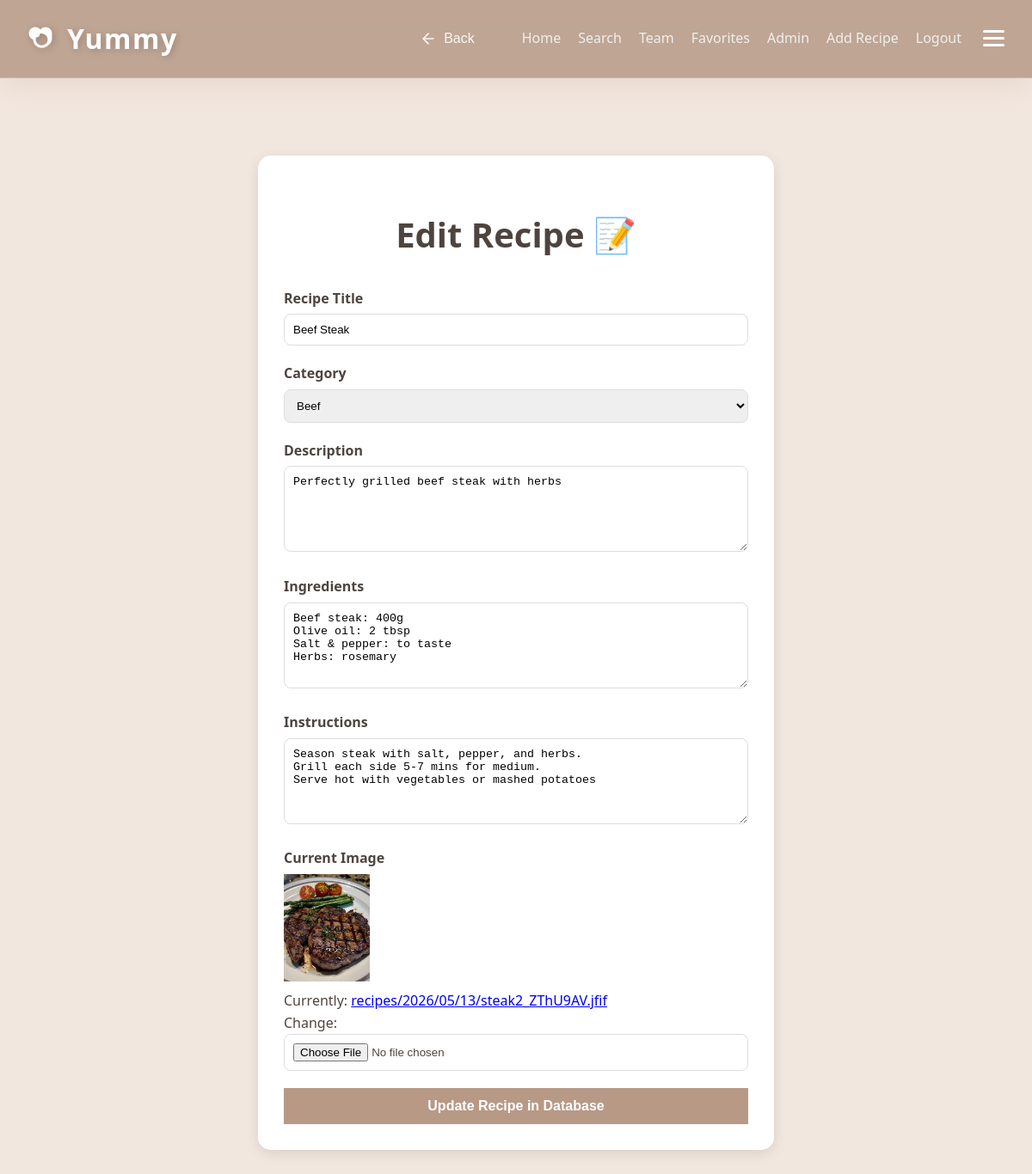
The app's page /edit-recipe/50/ (signed in) with its own data.
### recipes/models.py (models this page shows, shortened)
class Recipe(models.Model):
    DIET_CHOICES = [
        ('all', 'General / Non-Specific'),
        ('keto', 'Keto Friendly'),
        ('vegan', 'Vegan / Vegetarian'),
        ('protein', 'High Protein'),
        ('gluten-free', 'Gluten-Free'),
    ]
    title = models.CharField(max_length=200, verbose_name="Recipe Title")
    slug = models.SlugField(unique=True, blank=True, null=True)
    description = models.TextField(help_text="Briefly describe the dish")
    ingredients = models.TextField(help_text="Separate ingredients with a comma or new line")
    instructions = models.TextField()
    image = models.ImageField(upload_to='recipes/%Y/%m/%d/', default='default_recipe.jpg')
    category = models.ForeignKey(Category, on_delete=models.SET_NULL, null=True, related_name='recipes')
    author = models.ForeignKey(User, on_delete=models.CASCADE, related_name='my_recipes')
    diet_type = models.CharField(max_length=20, choices=DIET_CHOICES, default='all',null=True,blank=True)
    prep_time = models.PositiveIntegerField(default=30, help_text="Preparation time in minutes",null=True,blank=True)
    calories = models.PositiveIntegerField(default=500, help_text="Calories per serving",null=True,blank=True)
    created_at = models.DateTimeField(auto_now_add=True)
    updated_at = models.DateTimeField(auto_now=True)
    class Meta:
        ordering = ['-created_at']
        verbose_name = "Recipe"
        verbose_name_plural = "Recipes"

### recipes/views.py (the view)
# urls.py: path("edit-recipe/<int:id>/", views.edit_recipe, name="edit_recipe"),
@login_required(login_url="login")
def edit_recipe(request, id):
    recipe = get_object_or_404(Recipe, id=id)
    if request.method == 'POST':
        form = RecipeForm(request.POST, request.FILES, instance=recipe)
        if form.is_valid():
            form.save()
            return redirect('admin_recipe')
    else:
        form = RecipeForm(instance=recipe)
    return render(request, 'recipes/admin/edit-recipe.html', {'form': form, 'recipe': recipe})

### recipes/models.py (called while the page is built)
    def __str__(self):
        return self.name

### recipes/templates/recipes/admin/edit-recipe.html (shortened to what this page needs)
{% load static %}
<!DOCTYPE html>
<html lang="en">
<head>
    <link rel="stylesheet" href="{% static 'css/style.css' %}">
</head>
<body>
    <div id="navbar">
                <nav class="main-nav">
            <div class="nav-left">
                <a href="{% url 'home' %}" class="logo" style="text-decoration: none;">
                    Yummy
                </a>
            </div>
            <div class="nav-right">
                <button class="nav-back-btn" onclick="window.history.back()" aria-label="Go Back">
                    <svg width="20" height="20" viewBox="0 0 24 24" fill="none" stroke="currentColor" stroke-width="2" stroke-linecap="round" stroke-linejoin="round">
                        <line x1="19" y1="12" x2="5" y2="12"></line>
                        <polyline points="12 19 5 12 12 5"></polyline>
                    </svg>
                    <span>Back</span>
                </button>
                <ul class="nav-links">
                    <li><a href="{% url 'home' %}">Home</a></li>
                    <li><a href="{% url 'search' %}">Search</a></li>
                    <li><a href="{% url 'cover' %}">Team</a></li>
                    {% if user.is_authenticated %}
                        <li><a href="{% url 'favorites' %}">Favorites</a></li>
                        {% if user.is_staff %}
                            <li><a href="{% url 'admin_recipe' %}">Admin</a></li>
                            <li><a href="{% url 'add_recipe' %}">Add Recipe</a></li>
                        {% endif %}
                        <li><a href="{% url 'logout' %}">Logout</a></li>
                    {% else %}
                        <li><a href="{% url 'login' %}">Login</a></li>
                        <li><a href="{% url 'signup' %}">Sign Up</a></li>
                    {% endif %}
                </ul>
                <div class="menu-icon" id="menu-icon-btn">
                    <div class="bar"></div>
                    <div class="bar"></div>
                    <div class="bar"></div>
                </div>
            </div>
        </nav>
    </div>
    <div class="page-wrapper">
        <div class="edit-card" style="max-width: 600px; margin: 50px auto; padding: 30px; background: white; border-radius: 15px; box-shadow: 0 4px 15px rgba(0,0,0,0.1);">
            <h1 style="text-align: center; color: var(--dark-walnut);">Edit Recipe 📝</h1>
            <form method="POST" enctype="multipart/form-data">
                <div class="form-group" style="margin-bottom: 20px;">
                    <label style="display: block; margin-bottom: 5px;">Recipe Title</label>
                    {{ form.title }}
                </div>
                <div class="form-group" style="margin-bottom: 20px;">
                    <label style="display: block; margin-bottom: 5px;">Category</label>
                    {{ form.category }}
                </div>
                <div class="form-group" style="margin-bottom: 20px;">
                    <label style="display: block; margin-bottom: 5px;">Description</label>
                    {{ form.description }}
                </div>
                <div class="form-group" style="margin-bottom: 20px;">
                    <label style="display: block; margin-bottom: 5px;">Ingredients</label>
                    {{ form.ingredients }}
                </div>
                <div class="form-group" style="margin-bottom: 20px;">
                    <label style="display: block; margin-bottom: 5px;">Instructions</label>
                    {{ form.instructions }}
                </div>
                <div class="form-group" style="margin-bottom: 20px;">
                    <label style="display: block; margin-bottom: 5px;">Current Image</label>
                    {% if recipe.image %}
                        <img src="{{ recipe.image.url }}" style="width: 100px; display: block; margin-bottom: 10px;">
                    {% endif %}
                    {{ form.image }}
                </div>
                <button type="submit" class="btn-main" style="width: 100%; padding: 12px; font-size: 16px;">Update Recipe in Database</button>
            </form>
        </div>
    </div>
</body>
</body>

### recipes/static/css/style.css (style rules this page uses)
:root { --cashmere-brown: #B79986; --silk-white: #f2e7df; --biscuit-glaze: #DCC4B5; --dark-oak: #4E443F; --pure-white: #ffffff; --primary-color: var(--cashmere-brown); --primary-hover: var(--biscuit-glaze); --bg-color: var(--silk-white); --card-bg: var(--pure-white); --text-main: var(--dark-oak); --text-muted: #8E827C; --border-radius: 12px; --shadow-lg: 0 8px 20px rgba(183, 153, 134, 0.1); --transition: all 0.3s ease; }
* { margin: 0; padding: 0; box-sizing: border-box; }
body { font-family: "Segoe UI", Tahoma, Geneva, Verdana, sans-serif; line-height: 1.6; background-color: var(--bg-color); color: var(--text-main); }
h1 { text-align: center; margin: 30px 0; color: var(--primary-color); font-size: 2.5rem; }
#navbar { position: sticky; top: 0; z-index: 1000; background-color: color-mix(in srgb, var(--primary-color) 85%, transparent); backdrop-filter: blur(12px); -webkit-backdrop-filter: blur(12px); border-bottom: 1px solid rgba(255, 255, 255, 0.2); box-shadow: 0 8px 32px color-mix(in srgb, var(--primary-color) 20%, transparent); padding: 1.2rem 2rem; transition: var(--transition); }
.main-nav { display: flex; justify-content: space-between; align-items: center; max-width: 1200px; margin: 0 auto; }
.nav-right { display: flex; align-items: center; gap: 25px; }
.logo { display: flex; align-items: center; gap: 10px; color: #fff; font-size: 2rem; font-weight: 900; letter-spacing: 1.5px; text-shadow: 2px 2px 8px rgba(0, 0, 0, 0.2); transition: transform 0.3s ease; }
.logo svg { width: 36px; height: 36px; filter: drop-shadow(2px 2px 4px rgba(0, 0, 0, 0.2)); }
.nav-left { display: flex; align-items: center; }
.nav-back-btn { display: flex; align-items: center; gap: 8px; background: transparent !important; color: white !important; border: none; font-weight: 500; font-size: 1rem; cursor: pointer; padding: 5px 10px; border-radius: 8px; transition: var(--transition); opacity: 0.9; }
.nav-back-btn svg { transition: transform 0.3s ease; }
.nav-links { display: flex; list-style: none; }
.nav-links li { margin-left: 20px; }
.nav-links a { color: #ecf0f1; text-decoration: none; font-weight: 500; position: relative; padding-bottom: 4px; transition: var(--transition); }
.nav-links a::after { content: ''; position: absolute; width: 0; height: 2px; bottom: 0; left: 0; background-color: var(--primary-hover); transition: width 0.3s ease; }
button, .btn-main { background-color: var(--primary-color) !important; color: white !important; padding: 12px 25px; border: none; border-radius: var(--input-radius); font-weight: bold; cursor: pointer; transition: var(--transition); text-decoration: none; display: inline-block; text-align: center; }
label { display: block; margin-bottom: 5px; font-weight: bold; color: var(--text-main); }
.page-wrapper { display: flex; justify-content: center; padding: 40px 20px; background-color: var(--bg-color); }
.edit-card { background: white; padding: 30px; border-radius: var(--border-radius); box-shadow: var(--shadow-lg); width: 100%; max-width: 700px; }
.nav-links { display: flex !important; list-style: none; }
.menu-icon { cursor: pointer; display: flex; flex-direction: column; justify-content: center; gap: 5px; transition: transform 0.3s ease; }
.bar { width: 25px; height: 3px; background-color: white; border-radius: 2px; transition: background-color 0.3s ease; }

### recipes/templates/recipes/admin/edit-recipe.html (style rules this page uses)
.form-group input, .form-group select, .form-group textarea { width: 100%; padding: 10px; border: 1px solid #ddd; border-radius: 8px; box-sizing: border-box; }
.form-group textarea { height: 100px; }

### records on screen
Recipe: title "Beef Steak", category "Beef", description "Perfectly grilled beef steak with herbs", ingredients "Beef steak: 400g Olive oil: 2 tbsp Salt & pepper: to taste Herbs: rosemary", instructions "Season steak with salt, pepper, and herbs. Grill each side 5-7 mins for medium. Serve hot with vegetables or mashed potatoes", image (picture)
